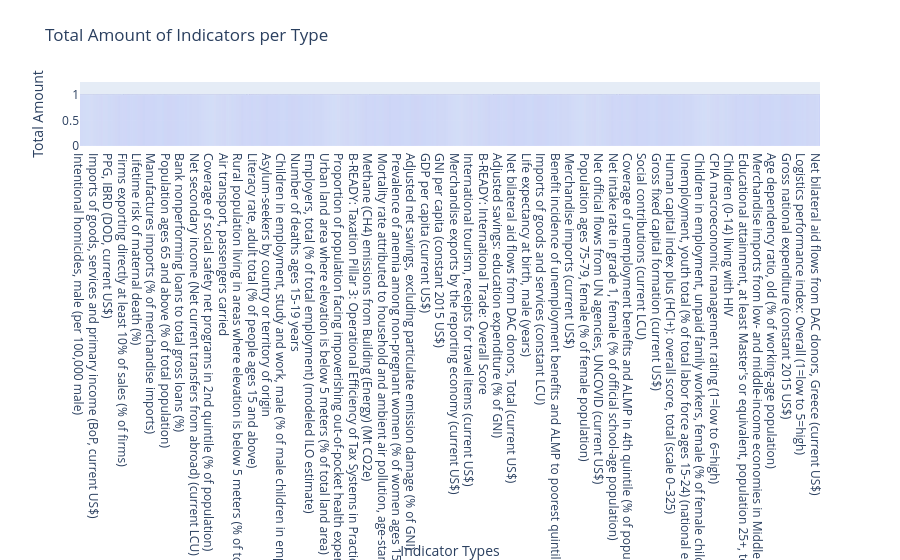

Write notebook code for a chart like this one.
### Code cell
df_copy = df.copy()

indicators = df_copy["Indicator Name"].value_counts().reset_index()
indicators.columns = ["Indicator Types", "Total Amount"]

fig = px.bar(indicators, x="Indicator Types", y="Total Amount", text_auto=True, title="Total Amount of Indicators per Type")
fig.update_layout(yaxis={'categoryorder':'total ascending'}, yaxis_range=[0, indicators["Total Amount"].max()*1.25])
fig.update_traces(textposition='outside')
fig.show()

### Figure 1 — Plotly figure (JSON) as saved in the notebook; plotly's stock layout.template omitted (floating-point values rounded to 4 significant figures; data arrays with more than 128 entries replaced by an {"elided": "..."} marker saying what was removed)
{"data": [{"hovertemplate": "Indicator Types=%{x}<br>Total Amount=%{y}<extra></extra>", "legendgroup": "", "marker": {"color": "#636efa", "pattern": {"shape": ""}}, "name": "", "orientation": "v", "showlegend": false, "textposition": "outside", "texttemplate": "%{y}", "type": "bar", "x": {"elided": "1486 str values"}, "xaxis": "x", "y": {"elided": "1486 int values"}, "yaxis": "y"}], "layout": {"barmode": "relative", "legend": {"tracegroupgap": 0}, "title": {"text": "Total Amount of Indicators per Type"}, "xaxis": {"anchor": "y", "domain": [0, 1], "title": {"text": "Indicator Types"}}, "yaxis": {"anchor": "x", "categoryorder": "total ascending", "domain": [0, 1], "range": [0, 1.25], "title": {"text": "Total Amount"}}}}
